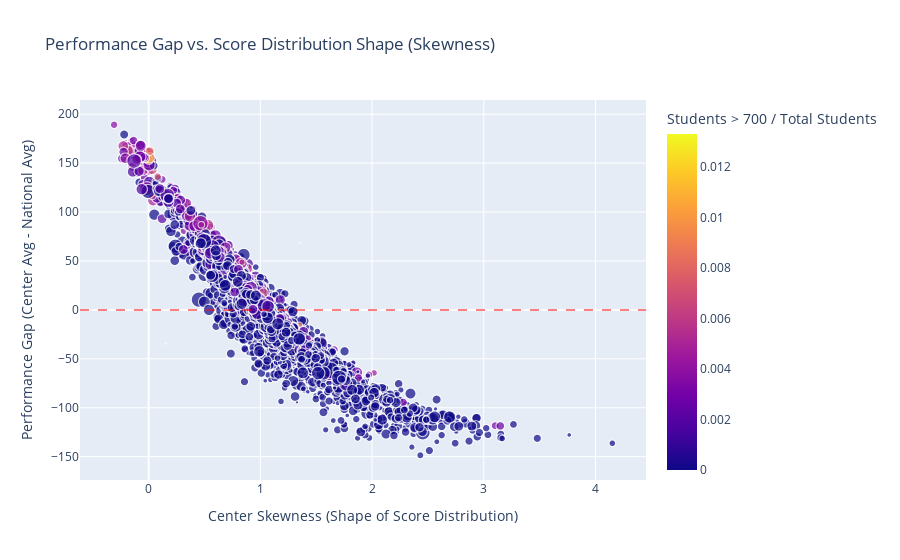

The notebook cell this image was saved under:
### Code cell
print("\n--- Visualizing Anomaly Features (Skewness vs. Performance Scatter Plot) ---")

# Using Plotly for an interactive scatter plot 
fig = px.scatter(
    df_master,
    x='Center_Skewness',
    y='Center_v_National_Gap',
    # Use Ultra_High_Score_Ratio for color intensity to highlight top performers
    color='Ultra_High_Score_Ratio',
    # Use total_students for size to show center volume
    size='total_students',
    hover_name='center_name',
    title='Performance Gap vs. Score Distribution Shape (Skewness)',
    labels={
        'Center_Skewness': 'Center Skewness (Shape of Score Distribution)',
        'Center_v_National_Gap': 'Performance Gap (Center Avg - National Avg)',
        'Ultra_High_Score_Ratio': 'Students > 700 / Total Students'
    },
    color_continuous_scale=px.colors.sequential.Plasma # Use a sequential color scale
)

# Add a horizontal line at the national average
fig.add_hline(y=0, line_dash="dash", line_color="red", opacity=0.5)
fig.show()

### Figure 1 — Plotly figure (JSON) as saved in the notebook; plotly's stock layout.template omitted (floating-point values rounded to 4 significant figures; data arrays with more than 128 entries replaced by an {"elided": "..."} marker saying what was removed)
{"data": [{"hovertemplate": "<b>%{hovertext}</b><br><br>Center Skewness (Shape of Score Distribution)=%{x}<br>Performance Gap (Center Avg - National Avg)=%{y}<br>total_students=%{marker.size}<br>Students > 700 / Total Students=%{marker.color}<extra></extra>", "hovertext": {"elided": "4750 str values"}, "legendgroup": "", "marker": {"color": {"elided": "4750 float values"}, "coloraxis": "coloraxis", "size": {"elided": "4750 int values"}, "sizemode": "area", "sizeref": 4.92, "symbol": "circle"}, "mode": "markers", "name": "", "showlegend": false, "type": "scattergl", "x": {"elided": "4750 float values"}, "xaxis": "x", "y": {"elided": "4750 float values"}, "yaxis": "y"}], "layout": {"coloraxis": {"colorbar": {"title": {"text": "Students > 700 / Total Students"}}, "colorscale": [[0, "#0d0887"], [0.1111, "#46039f"], [0.2222, "#7201a8"], [0.3333, "#9c179e"], [0.4444, "#bd3786"], [0.5556, "#d8576b"], [0.6667, "#ed7953"], [0.7778, "#fb9f3a"], [0.8889, "#fdca26"], [1, "#f0f921"]]}, "legend": {"itemsizing": "constant", "tracegroupgap": 0}, "shapes": [{"line": {"color": "red", "dash": "dash"}, "opacity": 0.5, "type": "line", "x0": 0, "x1": 1, "xref": "x domain", "y0": 0, "y1": 0, "yref": "y"}], "title": {"text": "Performance Gap vs. Score Distribution Shape (Skewness)"}, "xaxis": {"anchor": "y", "domain": [0, 1], "title": {"text": "Center Skewness (Shape of Score Distribution)"}}, "yaxis": {"anchor": "x", "domain": [0, 1], "title": {"text": "Performance Gap (Center Avg - National Avg)"}}}}
